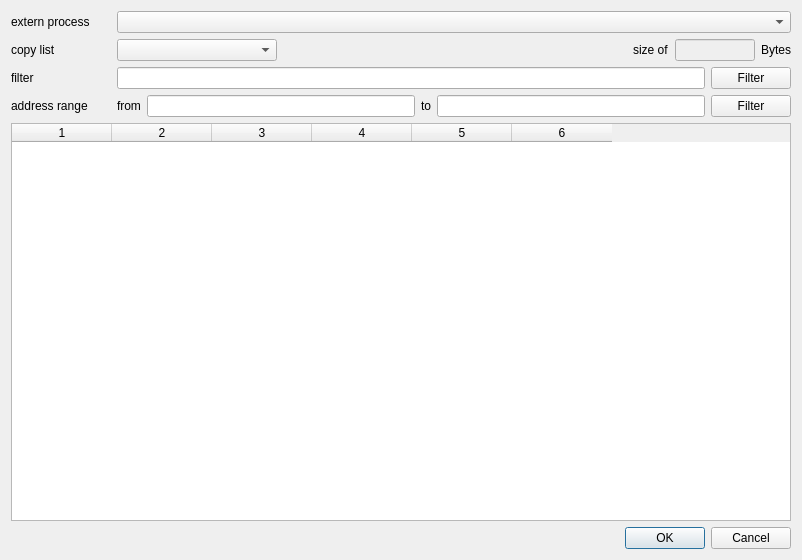
<?xml version="1.0" encoding="UTF-8"?>
<ui version="4.0">
 <class>ExternProcessCopyListDialog</class>
 <widget class="QDialog" name="ExternProcessCopyListDialog">
  <property name="geometry">
   <rect>
    <x>0</x>
    <y>0</y>
    <width>802</width>
    <height>560</height>
   </rect>
  </property>
  <property name="windowTitle">
   <string>Extern process copy list</string>
  </property>
  <layout class="QVBoxLayout" name="verticalLayout">
   <item>
    <layout class="QHBoxLayout" name="horizontalLayout">
     <item>
      <widget class="QLabel" name="label">
       <property name="minimumSize">
        <size>
         <width>100</width>
         <height>0</height>
        </size>
       </property>
       <property name="maximumSize">
        <size>
         <width>100</width>
         <height>16777215</height>
        </size>
       </property>
       <property name="text">
        <string>extern process</string>
       </property>
      </widget>
     </item>
     <item>
      <widget class="QComboBox" name="ProcessComboBox"/>
     </item>
    </layout>
   </item>
   <item>
    <layout class="QHBoxLayout" name="horizontalLayout_2">
     <item>
      <widget class="QLabel" name="label_2">
       <property name="minimumSize">
        <size>
         <width>100</width>
         <height>0</height>
        </size>
       </property>
       <property name="maximumSize">
        <size>
         <width>100</width>
         <height>16777215</height>
        </size>
       </property>
       <property name="text">
        <string>copy list</string>
       </property>
      </widget>
     </item>
     <item>
      <widget class="QComboBox" name="CopyListComboBox">
       <property name="minimumSize">
        <size>
         <width>160</width>
         <height>0</height>
        </size>
       </property>
      </widget>
     </item>
     <item>
      <spacer name="horizontalSpacer">
       <property name="orientation">
        <enum>Qt::Horizontal</enum>
       </property>
       <property name="sizeHint" stdset="0">
        <size>
         <width>40</width>
         <height>20</height>
        </size>
       </property>
      </spacer>
     </item>
     <item>
      <widget class="QLabel" name="label_7">
       <property name="maximumSize">
        <size>
         <width>50</width>
         <height>16777215</height>
        </size>
       </property>
       <property name="text">
        <string>size of</string>
       </property>
      </widget>
     </item>
     <item>
      <widget class="QLineEdit" name="SizeOfLineEdit">
       <property name="enabled">
        <bool>false</bool>
       </property>
       <property name="maximumSize">
        <size>
         <width>80</width>
         <height>16777215</height>
        </size>
       </property>
       <property name="readOnly">
        <bool>true</bool>
       </property>
      </widget>
     </item>
     <item>
      <widget class="QLabel" name="label_8">
       <property name="maximumSize">
        <size>
         <width>40</width>
         <height>16777215</height>
        </size>
       </property>
       <property name="text">
        <string>Bytes</string>
       </property>
      </widget>
     </item>
    </layout>
   </item>
   <item>
    <layout class="QHBoxLayout" name="horizontalLayout_3">
     <item>
      <widget class="QLabel" name="label_3">
       <property name="minimumSize">
        <size>
         <width>100</width>
         <height>0</height>
        </size>
       </property>
       <property name="maximumSize">
        <size>
         <width>100</width>
         <height>16777215</height>
        </size>
       </property>
       <property name="text">
        <string>filter</string>
       </property>
      </widget>
     </item>
     <item>
      <widget class="QLineEdit" name="FilterLineEdit"/>
     </item>
     <item>
      <widget class="QPushButton" name="Filter1PushButton">
       <property name="text">
        <string>Filter</string>
       </property>
      </widget>
     </item>
    </layout>
   </item>
   <item>
    <layout class="QHBoxLayout" name="horizontalLayout_4">
     <item>
      <widget class="QLabel" name="label_4">
       <property name="minimumSize">
        <size>
         <width>100</width>
         <height>0</height>
        </size>
       </property>
       <property name="maximumSize">
        <size>
         <width>100</width>
         <height>16777215</height>
        </size>
       </property>
       <property name="text">
        <string>address range</string>
       </property>
      </widget>
     </item>
     <item>
      <widget class="QLabel" name="label_5">
       <property name="text">
        <string>from</string>
       </property>
      </widget>
     </item>
     <item>
      <widget class="ValueInput" name="AddressFromLineEdit"/>
     </item>
     <item>
      <widget class="QLabel" name="label_6">
       <property name="text">
        <string>to</string>
       </property>
      </widget>
     </item>
     <item>
      <widget class="ValueInput" name="AddressToLineEdit"/>
     </item>
     <item>
      <widget class="QPushButton" name="Filter2pushButton">
       <property name="text">
        <string>Filter</string>
       </property>
      </widget>
     </item>
    </layout>
   </item>
   <item>
    <widget class="QTableWidget" name="tableWidget">
     <property name="columnCount">
      <number>6</number>
     </property>
     <column/>
     <column/>
     <column/>
     <column/>
     <column/>
     <column/>
    </widget>
   </item>
   <item>
    <widget class="QDialogButtonBox" name="buttonBox">
     <property name="orientation">
      <enum>Qt::Horizontal</enum>
     </property>
     <property name="standardButtons">
      <set>QDialogButtonBox::Cancel|QDialogButtonBox::Ok</set>
     </property>
    </widget>
   </item>
  </layout>
 </widget>
 <customwidgets>
  <customwidget>
   <class>ValueInput</class>
   <extends>QLineEdit</extends>
   <header>ValueInput.h</header>
  </customwidget>
 </customwidgets>
 <resources/>
 <connections>
  <connection>
   <sender>buttonBox</sender>
   <signal>accepted()</signal>
   <receiver>ExternProcessCopyListDialog</receiver>
   <slot>accept()</slot>
   <hints>
    <hint type="sourcelabel">
     <x>248</x>
     <y>254</y>
    </hint>
    <hint type="destinationlabel">
     <x>157</x>
     <y>274</y>
    </hint>
   </hints>
  </connection>
  <connection>
   <sender>buttonBox</sender>
   <signal>rejected()</signal>
   <receiver>ExternProcessCopyListDialog</receiver>
   <slot>reject()</slot>
   <hints>
    <hint type="sourcelabel">
     <x>316</x>
     <y>260</y>
    </hint>
    <hint type="destinationlabel">
     <x>286</x>
     <y>274</y>
    </hint>
   </hints>
  </connection>
 </connections>
</ui>
